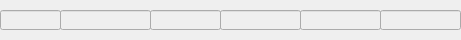
<?xml version="1.0" encoding="UTF-8"?>
<ui version="4.0">
 <class>purchaseForm</class>
 <widget class="QWidget" name="purchaseForm">
  <property name="geometry">
   <rect>
    <x>0</x>
    <y>0</y>
    <width>461</width>
    <height>40</height>
   </rect>
  </property>
  <property name="windowTitle">
   <string>Form</string>
  </property>
  <widget class="QLineEdit" name="serialEdit">
   <property name="enabled">
    <bool>false</bool>
   </property>
   <property name="geometry">
    <rect>
     <x>0</x>
     <y>10</y>
     <width>61</width>
     <height>20</height>
    </rect>
   </property>
   <property name="font">
    <font>
     <family>楷体</family>
     <pointsize>13</pointsize>
    </font>
   </property>
   <property name="alignment">
    <set>Qt::AlignCenter</set>
   </property>
  </widget>
  <widget class="QLineEdit" name="nameEdit">
   <property name="enabled">
    <bool>false</bool>
   </property>
   <property name="geometry">
    <rect>
     <x>60</x>
     <y>10</y>
     <width>91</width>
     <height>20</height>
    </rect>
   </property>
   <property name="font">
    <font>
     <family>楷体</family>
     <pointsize>13</pointsize>
    </font>
   </property>
   <property name="alignment">
    <set>Qt::AlignCenter</set>
   </property>
  </widget>
  <widget class="QLineEdit" name="numberEdit">
   <property name="enabled">
    <bool>false</bool>
   </property>
   <property name="geometry">
    <rect>
     <x>150</x>
     <y>10</y>
     <width>71</width>
     <height>20</height>
    </rect>
   </property>
   <property name="font">
    <font>
     <family>楷体</family>
     <pointsize>13</pointsize>
    </font>
   </property>
   <property name="alignment">
    <set>Qt::AlignCenter</set>
   </property>
  </widget>
  <widget class="QLineEdit" name="inpriceEdit">
   <property name="enabled">
    <bool>false</bool>
   </property>
   <property name="geometry">
    <rect>
     <x>220</x>
     <y>10</y>
     <width>81</width>
     <height>20</height>
    </rect>
   </property>
   <property name="font">
    <font>
     <family>楷体</family>
     <pointsize>13</pointsize>
    </font>
   </property>
   <property name="alignment">
    <set>Qt::AlignCenter</set>
   </property>
  </widget>
  <widget class="QLineEdit" name="outpriceEdit">
   <property name="enabled">
    <bool>false</bool>
   </property>
   <property name="geometry">
    <rect>
     <x>300</x>
     <y>10</y>
     <width>81</width>
     <height>20</height>
    </rect>
   </property>
   <property name="font">
    <font>
     <family>楷体</family>
     <pointsize>13</pointsize>
    </font>
   </property>
   <property name="alignment">
    <set>Qt::AlignCenter</set>
   </property>
  </widget>
  <widget class="QLineEdit" name="totalEdit">
   <property name="enabled">
    <bool>false</bool>
   </property>
   <property name="geometry">
    <rect>
     <x>380</x>
     <y>10</y>
     <width>81</width>
     <height>20</height>
    </rect>
   </property>
   <property name="font">
    <font>
     <family>楷体</family>
     <pointsize>13</pointsize>
    </font>
   </property>
   <property name="alignment">
    <set>Qt::AlignCenter</set>
   </property>
  </widget>
 </widget>
 <resources/>
 <connections/>
</ui>
